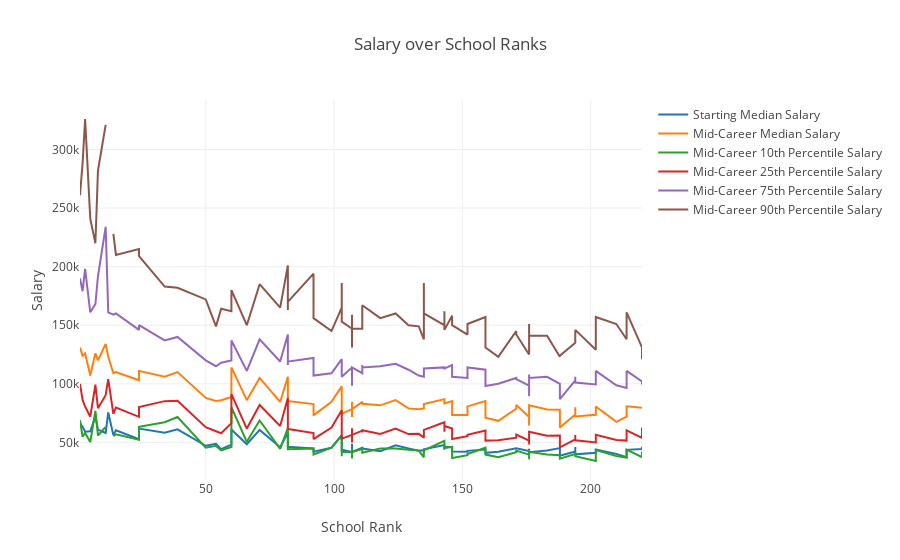

The code cell stored with this chart in its notebook:
### Code cell
rank_dp= rank_dp.sort_values(by=['rank'])
# trace = go.Scatter(x=rank_dp['rank'], y=rank_dp['Starting Median Salary'])
trace_list = []
for i in rank_dp.columns[3:9]:
    trace_list.append(go.Scatter(x=rank_dp['rank'], y=rank_dp[i], name = i))
    
layout = go.Layout(
    title='Salary over School Ranks',
    xaxis = dict(title = 'School Rank'),
    yaxis = dict(title = 'Salary'),
)
fig = go.Figure(data=trace_list, layout=layout)
py.offline.iplot(fig)

# trace_list
